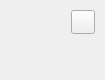
<?xml version="1.0" encoding="UTF-8"?>
<ui version="4.0">
 <class>AFQParticleThumbnailWidget</class>
 <widget class="QWidget" name="AFQParticleThumbnailWidget">
  <property name="geometry">
   <rect>
    <x>0</x>
    <y>0</y>
    <width>105</width>
    <height>80</height>
   </rect>
  </property>
  <property name="windowTitle">
   <string>Form</string>
  </property>
  <property name="styleSheet">
   <string notr="true"/>
  </property>
  <layout class="QHBoxLayout" name="horizontalLayout">
   <property name="spacing">
    <number>0</number>
   </property>
   <property name="leftMargin">
    <number>2</number>
   </property>
   <property name="topMargin">
    <number>2</number>
   </property>
   <property name="rightMargin">
    <number>2</number>
   </property>
   <property name="bottomMargin">
    <number>2</number>
   </property>
   <item>
    <widget class="AFQHoverWidget" name="widget_HoverWidget" native="true">
     <property name="styleSheet">
      <string notr="true"/>
     </property>
     <layout class="QHBoxLayout" name="horizontalLayout_2">
      <property name="spacing">
       <number>0</number>
      </property>
      <property name="leftMargin">
       <number>8</number>
      </property>
      <property name="topMargin">
       <number>8</number>
      </property>
      <property name="rightMargin">
       <number>8</number>
      </property>
      <property name="bottomMargin">
       <number>8</number>
      </property>
      <item alignment="Qt::AlignTop">
       <widget class="QLabel" name="label_CheckedImg">
        <property name="sizePolicy">
         <sizepolicy hsizetype="Fixed" vsizetype="Fixed">
          <horstretch>0</horstretch>
          <verstretch>0</verstretch>
         </sizepolicy>
        </property>
        <property name="minimumSize">
         <size>
          <width>24</width>
          <height>24</height>
         </size>
        </property>
        <property name="maximumSize">
         <size>
          <width>24</width>
          <height>24</height>
         </size>
        </property>
        <property name="text">
         <string/>
        </property>
       </widget>
      </item>
      <item>
       <spacer name="horizontalSpacer">
        <property name="orientation">
         <enum>Qt::Horizontal</enum>
        </property>
        <property name="sizeHint" stdset="0">
         <size>
          <width>40</width>
          <height>20</height>
         </size>
        </property>
       </spacer>
      </item>
      <item alignment="Qt::AlignTop">
       <widget class="QPushButton" name="pushButton_Favorites">
        <property name="sizePolicy">
         <sizepolicy hsizetype="Fixed" vsizetype="Fixed">
          <horstretch>0</horstretch>
          <verstretch>0</verstretch>
         </sizepolicy>
        </property>
        <property name="minimumSize">
         <size>
          <width>24</width>
          <height>24</height>
         </size>
        </property>
        <property name="maximumSize">
         <size>
          <width>24</width>
          <height>24</height>
         </size>
        </property>
        <property name="text">
         <string/>
        </property>
        <property name="checkable">
         <bool>true</bool>
        </property>
       </widget>
      </item>
     </layout>
    </widget>
   </item>
  </layout>
 </widget>
 <customwidgets>
  <customwidget>
   <class>AFQHoverWidget</class>
   <extends>QWidget</extends>
   <header>UIComponent/CBasicHoverWidget.h</header>
   <container>1</container>
  </customwidget>
 </customwidgets>
 <resources/>
 <connections/>
</ui>
